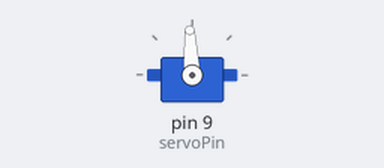
The sketch below on a simulated Arduino Uno, built with avr-gcc and run on an emulated ATmega328P. Shown: servo.

Above: at 0.1 s.
At 1.1 s:
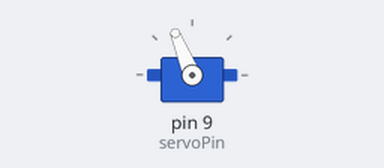
Timing chart, 0 to 2.6 s (numbered marks = the images above):
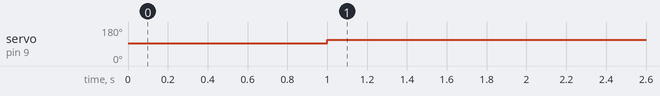

Measured:
- by itself, servo on pin 9 (servoPin): 93° → 112° at 1.0 s

The sketch:

servo_thruster.ino
```cpp
//This example uses the Arduino Servo library to control the
//speed controller. This provides an update rate of 50 Hz and
//can use any pin on the Arduino board as the “servoPin”.

//Note: If you power the Arduino before powering the ESC,
//then the ESC will miss the initialization step and won’t start.
//Power them up at the same time, power the ESC first,
//or press “reset” on the Arduino after applying power
//to the ESC.

#include <Servo.h>

byte servoPin = 9;
Servo servo;

void setup() {
  servo.attach(servoPin);

  servo.writeMicroseconds(1500); // send "stop" signal to ESC.
  delay(1000); // delay to allow the ESC to recognize the stopped signal
}

void loop() {
  int signal = 1700; // Set signal value, which should be between 1100 and 1900

  servo.writeMicroseconds(signal); // Send signal to ESC.
}
```
